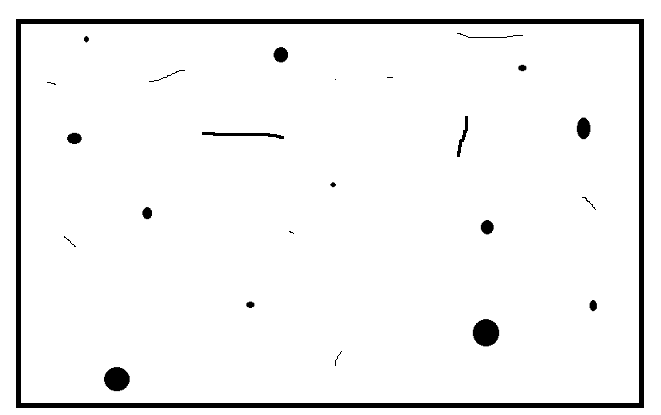
#> input picture scripts/Spots.png, 661 x 415 px; its folder holds only this picture in this run
$ python -i POC_test_image_iteration.py   (imports and definitions only)
#> lines starting #> are read from the running program, lines starting #| are printed output that depends on the picture; after the words box and inside, x2 and y2 are one past the last pixel; in counts of white or black regions, pixels touching at a corner belong together
#> further down, picture is the input picture: shape (415, 661, 3); min 0, max 255, mean 243.3
# -*- coding: utf-8 -*-
"""Test image_iteration

Automatically generated by Colaboratory.

Original file is located at
    https://colab.research.google.com/drive/1lFNW65lry0mxudP9jNcphXAEm4d9W0iI

# Mount Drive for Images
"""
#
# from google.colab import drive
# drive.mount('/content/drive')
#
# !ls "/content/drive/My Drive/images/"
#
# import os
# os.getcwd()
# path = '/content/drive/My Drive/images/'
# os.chdir(path)
# os.getcwd()
#
# """# Imports & Declaring Functions"""
#
# !sudo apt install tesseract-ocr
# !pip install pytesseract

# Commented out IPython magic to ensure Python compatibility.
import cv2
import numpy as np
import re

# # For code to work on Colab
# import matplotlib.pyplot as plt
# # %matplotlib inline
# from google.colab.patches import cv2_imshow


import pytesseract

# def plot_before_after(before, title ,after):
#   """
#   :param before: Before correction image
#   :param before: After correction image
#   :param Title: Name of the image
#   """
#
#   plt.figure(figsize=(18,25))
#   plt.subplot(1, 2, 1)
#   plt.imshow(cv2.cvtColor(before, cv2.COLOR_BGR2RGB))
#   plt.axis('off')
#   plt.title(label = "Before : "+title)
#
#
#   plt.subplot(1, 2, 2)
#   plt.imshow(after,cmap='Greys_r')
#   plt.axis('off')
#   plt.title(label = 'After : ' +title)
#   plt.show()

# [48 lines left out: functions detect_orientation, rotate_img, straighten, not called in this run]

def straighten_thresh(image):
    """Applies straighten to an image
    :param image : Input threshold image
    :return Straightened image
    """
    coords = np.column_stack(np.where(image > 0))
    angle = cv2.minAreaRect(coords)[-1]
    if angle < -45:
        angle = -(90 + angle)
    else:
        angle = -angle
    (h, w) = image.shape[:2]
    center = (w // 2, h // 2)
    M = cv2.getRotationMatrix2D(center=center, angle=angle, scale=1.0)
    rotated = cv2.warpAffine(image, M, (w, h), flags=cv2.INTER_CUBIC, borderMode=cv2.BORDER_REPLICATE)
    # print("Straightening angle : ", angle)
    return rotated

def extract_image(image):
  img = cv2.cvtColor(image, cv2.COLOR_BGR2GRAY)
  re, img = cv2.threshold(img,180, 255, cv2.THRESH_BINARY)
#> img: shape (415, 661); 95.4% white; 24 black regions (6 under 20 px), largest, box (x1, y1, x2, y2) and area: (16, 19, 644, 408) 10070, (473, 319, 499, 347) 577, (104, 367, 130, 391) 490
  cont, hier = cv2.findContours(img, cv2.RETR_EXTERNAL, cv2.CHAIN_APPROX_SIMPLE)
#> cont = [[[0, 0], [0, 414], [660, 414], [660, 0]]]
  area = 0
  biggest_cont = cont[0][0]
#> biggest_cont = [[0, 0]]
  peri = cv2.approxPolyDP(cont[0][0], 0.1, False)
#> peri = [[0, 0]]

  for i in cont:
      area1 = cv2.contourArea(i)
      if area1 > area:
          peri = cv2.approxPolyDP(i, 0.1, True)
          area = area1
          biggest_cont = i
#> this loop made 1 pass
#> (area1, area, biggest_cont) on pass 1: (273240, 273240, [[0, 0], [0, 414], [660, 414], [660, 0]])
#> after the loop, area = 273240

  mask = np.zeros((image.shape[0], image.shape[1]),dtype=np.uint8)
  cv2.drawContours(mask, [biggest_cont], -1, (255, 255, 255), 2)
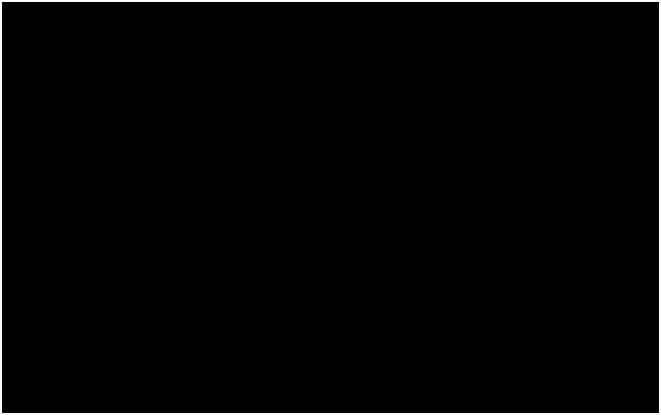
#> mask: shape (415, 661); 1.6% white; 1 white region, box (x1, y1, x2, y2) and area: (0, 0, 661, 415) 4288
  sub_image = img - mask
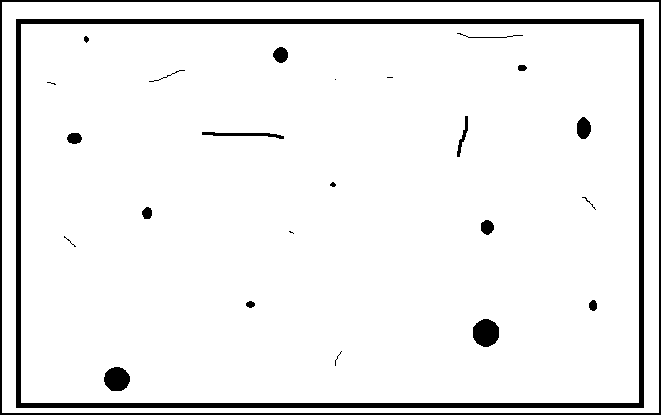
#> sub_image: shape (415, 661); 93.8% white; 25 black regions (6 under 20 px), largest, box (x1, y1, x2, y2) and area: (16, 19, 644, 408) 10070, (0, 0, 661, 415) 4288, (473, 319, 499, 347) 577
  st_sub_images = straighten_thresh(sub_image)
#> in straighten_thresh, `coords = np.column_stack(np.where(image > 0))`: coords = 257310 pairs, first value 2 to 412, second value 2 to 658
#> in straighten_thresh, `angle = cv2.minAreaRect(coords)[-1]`: angle = -90
#> in straighten_thresh, `angle = -(90 + angle)`: angle = 0
#> in straighten_thresh, `M = cv2.getRotationMatrix2D(center=center, angle=angle, scale=1.0)`: M = [[1, 0, 0], [0, 1, 0]]
  return st_sub_images

"""#Driver Function"""

# [7 lines not run here, left out]

>>> import cv2
>>> picture = cv2.imread('Spots.png')
>>> result = extract_image(picture)
